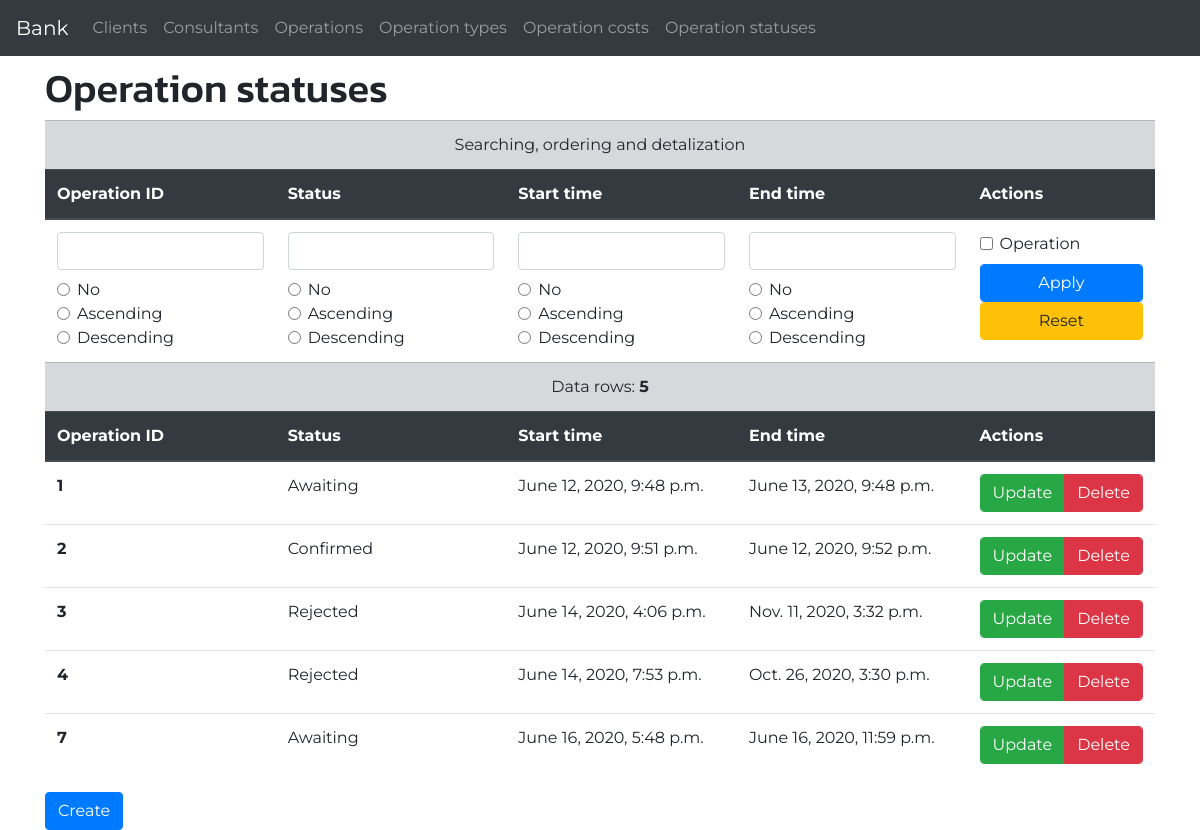
The page /bank/operation_statuses/ on the database its author committed.
### basicapp/models.py (models this page shows, shortened)
class OperationStatus(models.Model):
    operation = models.OneToOneField(Operation, related_name='status', on_delete=models.CASCADE)
    status = models.ForeignKey(Status, related_name='operations', on_delete=models.DO_NOTHING)
    start_time = models.DateTimeField(auto_now=True)
    end_time = models.DateTimeField()

class Operation(models.Model):
    client = models.ForeignKey(Client, related_name='operations', null=True, on_delete=models.SET_NULL)
    consultant = models.ForeignKey(Consultant, related_name='operations', null=True, blank=True, on_delete=models.SET_NULL)
    name = models.CharField(max_length=200, null=True, blank=True)

class Status(models.Model):
    name = models.CharField(max_length=100)
    def __str__(self):
        return self.name

### basicapp/views.py (the view)
# urls.py: path('operation_statuses/', views.OperationStatusListView.as_view(), name='operation-status-list'),
class OperationStatusListView(ListView):
    model = OperationStatus
    def get_queryset(self):
        op_id = self.request.GET.get('op_id')
        s = self.request.GET.get('s')
        st_t = self.request.GET.get('st_t')
        e_t = self.request.GET.get('e_t')
        o_op_id = self.request.GET.get('o_op_id')
        o_s = self.request.GET.get('o_s')
        o_st_t = self.request.GET.get('o_st_t')
        o_e_t = self.request.GET.get('o_e_t')
        ordering = []
        object_list = self.model.objects.all()
        if op_id:
            object_list = object_list.filter(operation__id__iexact=op_id)
        if s:
            object_list = object_list.filter(status__icontains=s)
        if st_t:
            object_list = object_list.filter(start_time__icontains=st_t)
        if e_t:
            object_list = object_list.filter(end_time__icontains=e_t)
        if o_op_id == '1':
            ordering.append('operation__id')
        elif o_op_id == '2':
            ordering.append('-operation__id')
        if o_s == '1':
            ordering.append('status')
        elif o_s == '2':
            ordering.append('-status')
        if o_st_t == '1':
            ordering.append('start_time')
        elif o_st_t == '2':
            ordering.append('-start_time')
        if o_e_t == '1':
            ordering.append('end_time')
        elif o_e_t == '2':
            ordering.append('-end_time')
        object_list = object_list.order_by(*ordering)
        return object_list

### basicapp/templates/basicapp/operationstatus_list.html (shortened to what this page needs)
{% extends 'base.html' %}
{% block content %}
  <h1>Operation statuses</h1>
  <table class="table">
    <tbody>
      <tr class="table-secondary">
        <td class="text-center" colspan="5">Searching, ordering and detalization</td>
      </tr>
      <thead class="thead-dark">
        <th scope="col">Operation ID</th>
        <th scope="col">Status</th>
        <th scope="col">Start time</th>
        <th scope="col">End time</th>
        <th scope="col">Actions</th>
      </thead>
      <tr>
        <form class="form-inline" method="get">
          <td>
            <input class="form-control mb-2" type="text" name="op_id" value="{{ request.GET.op_id }}">
            <div class="form-check">
              <input class="form-check-input" id="o_op_id_no" type="radio" name="o_op_id" value="0">
              <label class="form-check-label" for="o_op_id_no">No</label>
            </div>
            <div class="form-check">
              <input class="form-check-input" id="o_op_id_asc" type="radio" name="o_op_id" value="1">
              <label class="form-check-label" for="o_op_id_asc">Ascending</label>
            </div>
            <div class="form-check">
              <input class="form-check-input" id="o_op_id_desc" type="radio" name="o_op_id" value="2">
              <label class="form-check-label" for="o_op_id_desc">Descending</label>
            </div>
          </td>
          <td>
            <input class="form-control mb-2" type="text" name="s" value="{{ request.GET.s }}">
            <div class="form-check">
              <input class="form-check-input" id="o_s_no" type="radio" name="o_s" value="0">
              <label class="form-check-label" for="o_s_no">No</label>
            </div>
            <div class="form-check">
              <input class="form-check-input" id="o_s_asc" type="radio" name="o_s" value="1">
              <label class="form-check-label" for="o_s_asc">Ascending</label>
            </div>
            <div class="form-check">
              <input class="form-check-input" id="o_s_desc" type="radio" name="o_s" value="2">
              <label class="form-check-label" for="o_s_desc">Descending</label>
            </div>
          </td>
          <td>
            <input class="form-control mb-2" type="text" name="st_t" value="{{ request.GET.st_t }}">
            <div class="form-check">
              <input class="form-check-input" id="o_st_t_no" type="radio" name="o_st_t" value="0">
              <label class="form-check-label" for="o_st_t_no">No</label>
            </div>
            <div class="form-check">
              <input class="form-check-input" id="o_st_t_asc" type="radio" name="o_st_t" value="1">
              <label class="form-check-label" for="o_st_t_asc">Ascending</label>
            </div>
            <div class="form-check">
              <input class="form-check-input" id="o_st_t_desc" type="radio" name="o_st_t" value="2">
              <label class="form-check-label" for="o_st_t_desc">Descending</label>
            </div>
          </td>
          <td>
            <input class="form-control mb-2" type="text" name="e_t" value="{{ request.GET.e_t }}">
            <div class="form-check">
              <input class="form-check-input" id="o_e_t_no" type="radio" name="o_e_t" value="0">
              <label class="form-check-label" for="o_e_t_no">No</label>
            </div>
            <div class="form-check">
              <input class="form-check-input" id="o_e_t_asc" type="radio" name="o_e_t" value="1">
              <label class="form-check-label" for="o_e_t_asc">Ascending</label>
            </div>
            <div class="form-check">
              <input class="form-check-input" id="o_e_t_desc" type="radio" name="o_e_t" value="2">
              <label class="form-check-label" for="o_e_t_desc">Descending</label>
            </div>
          </td>
          <td>
            <div class="form-check">
              <input class="form-check-input" id="v_o" type="checkbox" name="v_o" value="1">
              <label class="form-check-label" for="v_o">Operation</label>
            </div>
            <input class="btn btn-primary form-control mt-2" type="submit" value="Apply">
            <a class="btn btn-warning form-control" href="?op_id=&st=&st_t=&e_t=&o_op_id=0&o_tp=0&o_st_t=0&o_e_t=0">Reset</a>
          </td>
        </form>
      </tr>
      <tr class="table-secondary">
        <td class="text-center" colspan="5">Data rows: <strong>{{ operationstatus_list.count }}</strong></td>
      </tr>
      <thead class="thead-dark">
        <th scope="col">Operation ID</th>
        <th scope="col">Status</th>
        <th scope="col">Start time</th>
        <th scope="col">End time</th>
        <th scope="col">Actions</th>
      </thead>
      {% for operationstatus in operationstatus_list %}
        {% include 'basicapp/_operationstatus.html' %}
      {% endfor %}
    </tbody>
  </table>
  <a class="btn btn-primary" href="{% url 'basicapp:operation-status-create' %}">Create</a>
{% endblock %}

### basicapp/templates/basicapp/_operationstatus.html (shortened to what this page needs)
<tr>
  <th scope="row">{{ operationstatus.operation.id }}</th>
  <td>{{ operationstatus.status }}</td>
  <td>{{ operationstatus.start_time }}</td>
  <td>{{ operationstatus.end_time }}</td>
  <td>
    <div class="btn-group" role="group">
      <a class="btn btn-success form-control" href="{% url 'basicapp:operation-status-update' pk=operationstatus.pk %}">Update</a>
      <a class="btn btn-danger form-control" href="{% url 'basicapp:operation-status-delete' pk=operationstatus.pk %}">Delete</a>
    </div>
  </td>
</tr>

### static/css/master.css (style rules this page uses)
body { font-family: 'Montserrat', sans-serif; }
h1, h2, h3, h4, h5, h6 { font-family: 'Kanit', sans-serif; }

### rows shown on the page
OperationStatus: operation.id "1", status "Awaiting", start_time "June 12, 2020, 9:48 p.m.", end_time "June 13, 2020, 9:48 p.m."
OperationStatus: operation.id "2", status "Confirmed", start_time "June 12, 2020, 9:51 p.m.", end_time "June 12, 2020, 9:52 p.m."
OperationStatus: operation.id "3", status "Rejected", start_time "June 14, 2020, 4:06 p.m.", end_time "Nov. 11, 2020, 3:32 p.m."
OperationStatus: operation.id "4", status "Rejected", start_time "June 14, 2020, 7:53 p.m.", end_time "Oct. 26, 2020, 3:30 p.m."
OperationStatus: operation.id "7", status "Awaiting", start_time "June 16, 2020, 5:48 p.m.", end_time "June 16, 2020, 11:59 p.m."

### other values the page prints
{{ operationstatus_list.count }} "5"
